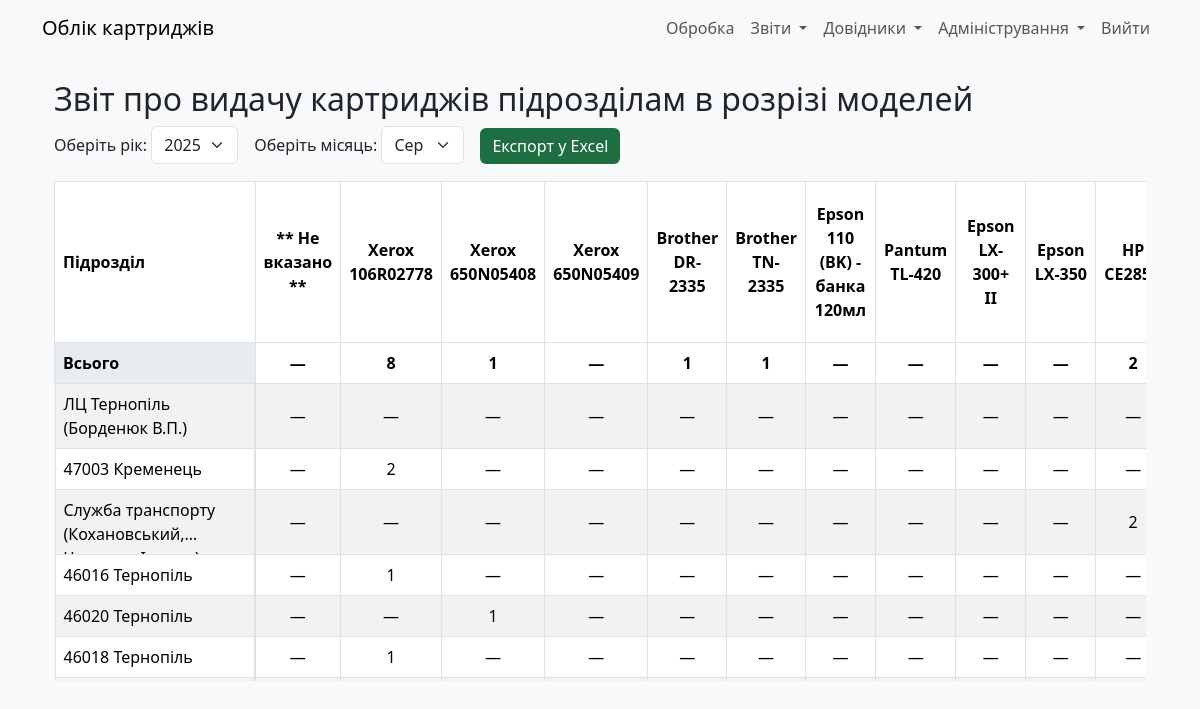
The page /cartridge_distribution_by_dept (signed in) on the database its author committed.
### models.py (models this page shows)
class CartridgeModel(db.Model):
    __tablename__ = 'cartrg_model'
    id = mapped_column(db.Integer, primary_key=True)
    model_name = mapped_column(db.String(128), nullable=False, unique=True)
    model_type = mapped_column(db.Integer, nullable=False)  # 0: Тонер+барабан, 1: Тонер, 2: Барабан, 3: Стрічка, 4: Чорнила
    printer_model_id = mapped_column(db.Integer, db.ForeignKey('model_print.id'), nullable=True)  # Прив’язка до принтера
    user_updated = mapped_column(db.Integer, db.ForeignKey('users.id'))
    time_updated = mapped_column(db.DateTime)

class RefillDept(db.Model):
    __tablename__ = "refill_dept"
    id: Mapped[int] = mapped_column(primary_key=True)
    deptname: Mapped[str] = mapped_column(String(30))
    dept_description: Mapped[str] = mapped_column(String(255))
    addr1: Mapped[str] = mapped_column(String(255))
    addr2: Mapped[str] = mapped_column(String(255))
    addr3: Mapped[str] = mapped_column(String(255))
    addr4: Mapped[str] = mapped_column(String(255))
    addr5: Mapped[str] = mapped_column(String(255))
    dept_description: Mapped[str] = mapped_column(String(255))  # Нове поле
    is_exec: Mapped[int] = mapped_column(Integer, server_default=literal(0))
    user_updated: Mapped[int] = mapped_column(ForeignKey(User.id))
    time_updated: Mapped[DateTime] = mapped_column(DateTime, server_default=func.now())

### app.py (the view)
@app.route('/cartridge_distribution_by_dept', methods=['GET'])
@login_required
def cartridge_distribution_by_dept():
    year = int(request.args.get('year', datetime.now().year))
    month = int(request.args.get('month', datetime.now().month))
    cartridge_models = CartridgeModel.query.all()
    results = (
        db.session.query(
            RefillDept.id.label('dept_id'),
            RefillDept.deptname.label('dept_name'),
            CartridgeModel.id.label('model_id'),
            func.count().label('count')
        )
        .join(CartridgeStatus, CartridgeStatus.exec_dept == RefillDept.id)
        .join(Cartridges, CartridgeStatus.cartridge_id == Cartridges.id)
        .join(CartridgeModel, Cartridges.cartrg_model_id == CartridgeModel.id)
        .filter(
            CartridgeStatus.status.in_([2, 5]),
            extract('year', CartridgeStatus.date_ofchange) == year,
            extract('month', CartridgeStatus.date_ofchange) == month
        )
        .group_by(RefillDept.id, RefillDept.deptname, CartridgeModel.id)
        .all()
    )
    departments = {}
    totals = {}
    for result in results:
        dept_id = str(result.dept_id)
        model_id = str(result.model_id)
        if dept_id not in departments:
            departments[dept_id] = {
                'dept_name': result.dept_name,
                'data': {}
            }
        departments[dept_id]['data'][model_id] = result.count
        totals[model_id] = totals.get(model_id, 0) + result.count
    return render_template(
        'cartridge_distribution_by_dept.html',
        year=year,
        month=month,
        cartridge_models=cartridge_models,
        departments=departments,
        totals=totals
    )

### app.py (called while the page is built)
@login_manager.user_loader
def load_user(user_id):
    return User.query.get(int(user_id))

### templates/cartridge_distribution_by_dept.html (shortened to what this page needs)
{% extends "base.html" %}
{% block content %}
<div class="container position-relative">
    <h2>Звіт про видачу картриджів підрозділам в розрізі моделей</h2>
    <div class="mb-3 d-flex align-items-center gap-3">
        <div>
            <label for="yearSelect" class="form-label">Оберіть рік:</label>
            <select id="yearSelect" class="form-select w-auto d-inline-block">
                {% for y in range(2020, 2026) %}
                    <option value="{{ y }}" {% if y == year %}selected{% endif %}>{{ y }}</option>
                {% endfor %}
            </select>
        </div>
        <div>
            <label for="monthSelect" class="form-label">Оберіть місяць:</label>
            <select id="monthSelect" class="form-select w-auto d-inline-block">
                {% for m in [('1', 'Січ'), ('2', 'Лют'), ('3', 'Бер'), ('4', 'Кві'), ('5', 'Тра'), ('6', 'Чер'), ('7', 'Лип'), ('8', 'Сер'), ('9', 'Вер'), ('10', 'Жов'), ('11', 'Лис'), ('12', 'Гру')] %}
                    <option value="{{ m[0] }}" {% if m[0]|int == month %}selected{% endif %}>{{ m[1] }}</option>
                {% endfor %}
            </select>
        </div>
        <a href="/export/cartridge_distribution_by_dept?year={{ year }}&month={{ month }}" class="btn btn-excel">Експорт у Excel</a>
    </div>
    <div class="table-responsive">
        <table class="table table-bordered table-striped">
            <thead>
                <tr>
                    <th class="fixed-column fixed-header">Підрозділ</th>
                    {% for model in cartridge_models %}
                        <th class="text-center fixed-header">{{ model.model_name }}</th>
                    {% endfor %}
                </tr>
                <tr class="table-total">
                    <td class="fixed-column fixed-total"><strong>Всього</strong></td>
                    {% for model in cartridge_models %}
                        <td class="fixed-total"><strong>{{ totals[model.id|string] or '—' }}</strong></td>
                    {% endfor %}
                </tr>
            </thead>
            <tbody>
                {% for dept_id, dept in departments.items() %}
                    <tr>
                        <td class="fixed-column dept-name">{{ dept.dept_name }}</td>
                        {% for model in cartridge_models %}
                            <td>{{ dept.data[model.id|string] or '—' }}</td>
                        {% endfor %}
                    </tr>
                {% endfor %}
            </tbody>
        </table>
    </div>
</div>
{% endblock %}

### static/css/style.css (style rules this page uses)
body { background-color: #f8f9fa; }
.table th, .table td { vertical-align: middle; }
.form-control, .form-select { max-width: 300px; }

### templates/cartridge_distribution_by_dept.html (style rules this page uses)
.table-total { background-color: #e9ecef; font-weight: bold; }
.btn-excel { background-color: #1D6F42; color: white; border: none; }
.gap-3 { gap: 1rem; }
.table-responsive { overflow-x: auto; overflow-y: auto; max-height: 500px; max-width: 100%; }
.fixed-column { position: sticky; left: 0; width: 200px; min-width: 200px; background: #fff; z-index: 1; }
.table-total .fixed-column { background: #e9ecef; }
.dept-name { display: -webkit-box; -webkit-line-clamp: 2; -webkit-box-orient: vertical; overflow: hidden; text-overflow: ellipsis; white-space: normal; }
th, td { min-width: 70px; text-align: center; }
th.fixed-column, td.fixed-column { text-align: left; }
.fixed-header { position: sticky; top: 0; background: #fff; z-index: 2; }
.fixed-total { position: sticky; top: 40px; background: #e9ecef; z-index: 2; }

### rows shown on the page
CartridgeModel: model_name "** Не вказано **", totals "—", data "—"
CartridgeModel: model_name "Xerox 106R02778", totals "8", data "—", id "2", data "1"
CartridgeModel: model_name "Xerox 650N05408", totals "1", data "—", data "1"
CartridgeModel: model_name "Xerox 650N05409", totals "—", data "—"
CartridgeModel: model_name "Brother DR-2335", user_updated "1", data "—"
CartridgeModel: model_name "Brother TN-2335", totals "1", data "—"
CartridgeModel: model_name "Epson 110 (BK) - банка 120мл", totals "—", data "—"
CartridgeModel: model_name "Pantum TL-420", totals "—", data "—"
CartridgeModel: model_name "Epson LX-300+ II", totals "—", data "—"
CartridgeModel: model_name "Epson LX-350", totals "—", data "—"
CartridgeModel: model_name "HP…", totals "2", data "—", data "2"
RefillDept: dept_name "ЛЦ Тернопіль (Борденюк В.П.)"
RefillDept: dept_name "47003 Кременець"
RefillDept: dept_name "Служба транспорту…"
RefillDept: dept_name "46016 Тернопіль"
RefillDept: dept_name "46020 Тернопіль"
RefillDept: dept_name "46018 Тернопіль"

### other values the page prints
form field value "2025"
form field value "Сер"
